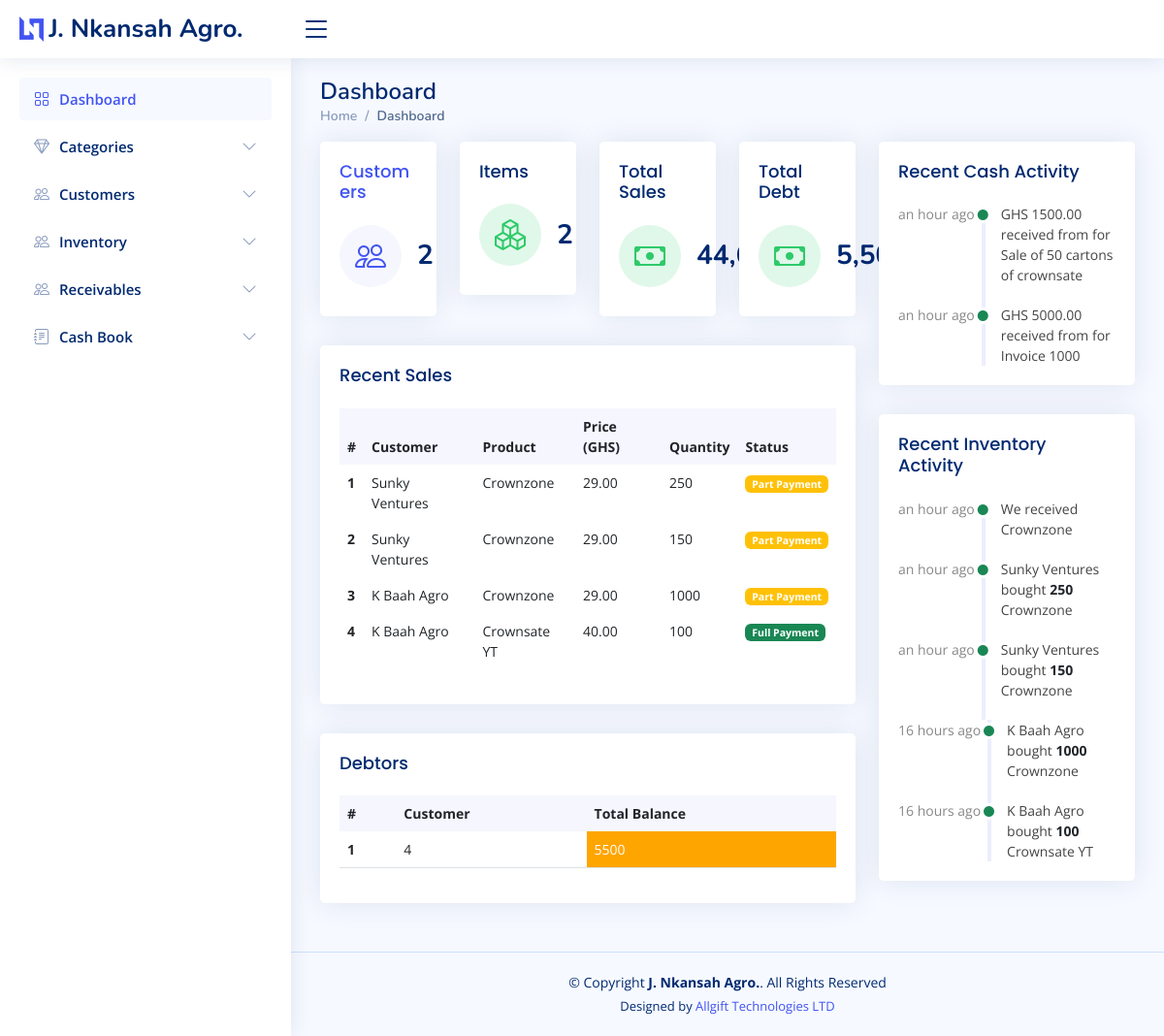
Screenshot of /inventory/ with the database file from the repository.
### inventory/models.py (models this page shows, shortened)
class StockHistory(models.Model):
    category = models.ForeignKey(Category, on_delete=models.CASCADE, blank=True)
    item_name = models.CharField(max_length=50, blank=True, null=True)
    image = models.ImageField(default='product.png', upload_to='category_pics')
    receipt_no = models.CharField(max_length=50, blank=True, null=True)
    item_description = models.TextField(blank=True, null=True)
    quantity = models.IntegerField(default='0', blank=True, null=True)
    returned_quantity = models.IntegerField(default='0', blank=True, null=True)
    returned_by = models.ForeignKey(Customers, on_delete=models.DO_NOTHING, blank=True, null=True)
    unit_returned_price = models.DecimalField(max_digits=10, decimal_places=2, blank=True, null=True)
    total_returned_price = models.DecimalField(max_digits=10, decimal_places=2, blank=True, null=True)
    sale_quantity = models.IntegerField(default='0', blank=True, null=True)
    delivery_quantity = models.IntegerField(default='0', blank=True, null=True)
    yet_to_deliver = models.IntegerField(default='0', blank=True, null=True)
    waybill_number = models.CharField(max_length=50, blank=True, null=True)
    sale_by = models.CharField(max_length=50, blank=True, null=True)
    sale_to = models.ForeignKey(Customers, on_delete=models.DO_NOTHING, blank=True, null=True, related_name='history_sale_to')
    unit_sale_price = models.DecimalField(max_digits=10, decimal_places=2, blank=True, null=True)
    total_sale_price = models.DecimalField(max_digits=10, decimal_places=2, blank=True, null=True)
    payment_status = models.CharField(max_length=50, choices=Invoice_Choice, blank=True, null=True)
    balance = models.DecimalField(max_digits=10, decimal_places=2, default=0)
    created_on = models.DateTimeField(auto_now_add=True)
    last_updated = models.DateTimeField(auto_now=True)

class Customers(models.Model):
    name = models.CharField(max_length=50, blank=True, null=True)
    location = models.CharField(max_length=50, blank=True, null=True)
    contact_no = models.CharField(max_length=50, blank=True, null=True)
    category = models.CharField(max_length=50, choices=MARKET_CATEGORY, blank=True, null=True)
    country = models.CharField(max_length=50, blank=True, null=True)
    def __str__(self):
        return self.name

class CashHistory(models.Model):
    category = models.CharField(max_length=50, blank=True, null=True, choices=CASH_CHOICE)
    recipient = models.CharField(max_length=50, blank=True, null=True)
    detail = models.TextField(max_length=50, blank=True, null=True)
    created_on = models.DateTimeField(auto_now_add=True)
    amount_in = models.DecimalField(max_digits=10, decimal_places=2, blank=True, null=True)
    amount_out = models.DecimalField(max_digits=10, decimal_places=2, blank=True, null=True)
    balance = models.DecimalField(max_digits=10, decimal_places=2, blank=True, null=True)
    issue_by = models.CharField(max_length=50, blank=True, null=True)
    last_updated = models.DateTimeField(auto_now=True, blank=True, null=True)

### inventory/views.py (the view)
# urls.py: path('', views.index_page, name='home'),
def index_page(request):
    customers_count = Customers.objects.all().count()
    items_count = Stock.objects.all().count()
    recent_cash_activities = CashHistory.objects.all().order_by("-last_updated")[:10]
    recent_activities = StockHistory.objects.all().order_by("-last_updated")[:10]
    receivables = StockHistory.objects.values('sale_to').annotate(dcount=Sum('balance')).filter(dcount__gt=0)
    total_debt = StockHistory.objects.aggregate(Sum('balance'))['balance__sum']
    total_sales = StockHistory.objects.aggregate(Sum('total_sale_price'))['total_sale_price__sum']
    recent_sales = StockHistory.objects.filter(sale_quantity__gt=0).order_by("-last_updated")
    context = {
        'customers_count': customers_count,
        'items_count': items_count,
        'receivables': receivables,
        'total_debt': total_debt,
        "recent_sales": recent_sales,
        'total_sales': total_sales,
        'recent_activities': recent_activities,
        'recent_cash_activities': recent_cash_activities
    }
    return render(request, 'inventory/home.html', context)

### templates/inventory/home.html (shortened to what this page needs)
{% extends 'inventory/base.html' %}
{% load humanize %}
{% block content %}
    <div class="pagetitle">
      <h1>Dashboard</h1>
      <nav>
        <ol class="breadcrumb">
          <li class="breadcrumb-item"><a href="{% url 'home' %}">Home</a></li>
          <li class="breadcrumb-item active">Dashboard</li>
        </ol>
      </nav>
    </div>
<section class="section dashboard">
      <div class="row">
        <div class="col-lg-8">
          <div class="row">
            <div class="col-xxl-3 col-md-3">
              <div class="card info-card sales-card">
                <div class="card-body">
                  <h5 class="card-title">{% if customers_count > 1%}
                    <a href="{% url 'customer_list' %}">Customers</a>
                    {% else %}
                      <a href="{% url 'customer_list' %}">Customer</a>
                    {% endif %}
                  </h5>
                  <div class="d-flex align-items-center">
                    <div class="card-icon rounded-circle d-flex align-items-center justify-content-center">
                      <i class="bi bi-people"></i>
                    </div>
                    <div class="ps-3">
                      <h6><small></small>{{customers_count}}</h6></div>
                  </div>
                </div>
              </div>
            </div>
            <div class="col-xxl-3 col-md-3">
              <div class="card info-card revenue-card">
                <div class="card-body">
                  <h5 class="card-title">Items</h5>
                  <div class="d-flex align-items-center">
                    <div class="card-icon rounded-circle d-flex align-items-center justify-content-center">
                      <i class="bi bi-boxes"></i>
                    </div>
                    <div class="ps-3">
                      <h6>{{items_count}}</h6>
                    </div>
                  </div>
                </div>
              </div>
            </div>
            <div class="col-xxl-3 col-md-3">
              <div class="card info-card revenue-card">
                <div class="card-body">
                  <h5 class="card-title">Total Sales</h5>
                  <div class="d-flex align-items-center">
                    <div class="card-icon rounded-circle d-flex align-items-center justify-content-center">
                      <i class="bi bi-cash"></i>
                    </div>
                    <div class="ps-3">
                      <h6>{{total_sales|intcomma}}</h6>
                    </div>
                  </div>
                </div>
              </div>
            </div>
                <div class="col-xxl-3 col-md-3">
              <div class="card info-card revenue-card">
                <div class="card-body">
                  <h5 class="card-title">Total Debt</h5>
                  <div class="d-flex align-items-center">
                    <div class="card-icon rounded-circle d-flex align-items-center justify-content-center">
                      <i class="bi bi-cash"></i>
                    </div>
                    <div class="ps-3">
                      <h6>{{total_debt|intcomma}}</h6>
                    </div>
                  </div>
                </div>
              </div>
            </div>
            <div class="col-12">
              <div class="card recent-sales overflow-auto">
                <div class="card-body">
                  <h5 class="card-title">Recent Sales</h5>
                  <table class="table table-borderless datatable table-hover">
                    <thead>
                      <tr>
                        <th scope="col">#</th>
                        <th scope="col">Customer</th>
                        <th scope="col">Product</th>
                        <th scope="col">Price (GHS)</th>
                        <th scope="col">Quantity</th>
                        <th scope="col">Status</th>
                      </tr>
                    </thead>
                    <tbody>
                    {% for item in recent_sales%}
                      <tr>
                        <th scope="row">{{forloop.counter}}</th>
                        <td>{{item.sale_to}}</td>
                        <td>{{item.item_name}}</td>
                        <td>{{item.unit_sale_price}}</td>
                        <td>{{item.sale_quantity}}</td>
                        <td>
                          {% if item.payment_status == 'Full Payment' %}
                            <span class="badge bg-success">{{item.payment_status}}</span>
                          {% else %}
                            <span class="badge bg-warning">{{item.payment_status}}</span>
                          {% endif %}
                        </td>
                      </tr>
                    {% endfor %}
                    </tbody>
                  </table>
                </div>
              </div>
            </div>
            <div class="col-12">
              <div class="card recent-sales overflow-auto">
                <div class="card-body">
                  <h5 class="card-title">Debtors</h5>
                  <table class="table table-border table-hover datatable">
                    <thead>
                      <tr>
                        <th scope="col">#</th>
                        <th scope="col">Customer</th>
                        <th scope="col">Total Balance</th>
                      </tr>
                    </thead>
                    <tbody>
                    {% for item in receivables%}
                      <tr>
                        <th scope="row">{{forloop.counter}}</th>
                        <td>{{item.sale_to}}</td>
                        <td style="background:orange; color:#fff;"><span>{{item.dcount}}</span></td>
                      </tr>
                    {% endfor %}
                    </tbody>
                  </table>
                </div>
              </div>
            </div>
          </div>
        </div>
        <div class="col-lg-4">
          <div class="card">
            <div class="card-body">
              <h5 class="card-title">Recent Cash Activity</h5>
              <div class="activity">
                {% for recent in  recent_cash_activities%}
                  {% if recent.amount_in > 0 %}
                    <div class="activity-item d-flex">
                      <div class="activite-label">{{recent.last_updated|naturaltime}}</div>
                      <i class='bi bi-circle-fill activity-badge text-success align-self-start'></i>
                      <div class="activity-content">
                        GHS {{recent.amount_in}} received from for {{recent.detail}}
                      </div>
                    </div>
                  {% endif %}
                {% endfor %}
              </div>
            </div>
          </div>
          <div class="card">
            <div class="card-body">
              <h5 class="card-title">Recent Inventory Activity</h5>
              <div class="activity">
                {% for recent in  recent_activities%}
                  {% if recent.sale_quantity > 0 %}
                    <div class="activity-item d-flex">
                      <div class="activite-label">{{recent.last_updated|naturaltime}}</div>
                      <i class='bi bi-circle-fill activity-badge text-success align-self-start'></i>
                      <div class="activity-content">
                        {{recent.sale_to}} bought <a href="#" class="fw-bold text-dark">{{recent.sale_quantity}}</a> {{recent.item_name}}
                      </div>
                    </div>
                  {% else %}
                    <div class="activity-item d-flex">
                      <div class="activite-label">{{recent.last_updated|naturaltime}}</div>
                      <i class='bi bi-circle-fill activity-badge text-success align-self-start'></i>
                      <div class="activity-content">
                        We received <a href="#" class="fw-bold text-dark">{{recent.purchased_quantity}}</a> {{recent.item_name}}
                      </div>
                    </div>
                  {% endif %}
                {% endfor %}
              </div>
            </div>
          </div>
        </div>
      </div>
    </section>
{% endblock content %}

### static/inventory/assets/css/style.css (style rules this page uses)
:root { scroll-behavior: smooth; }
body { font-family: "Open Sans", sans-serif; background: #f6f9ff; color: #444444; }
a { color: #4154f1; text-decoration: none; }
h1, h2, h3, h4, h5, h6 { font-family: "Nunito", sans-serif; }
.pagetitle { margin-bottom: 10px; }
.pagetitle h1 { font-size: 24px; margin-bottom: 0; font-weight: 600; color: #012970; }
.card { margin-bottom: 30px; border: none; border-radius: 5px; box-shadow: 0px 0 30px rgba(1, 41, 112, 0.1); }
.card-title { padding: 20px 0 15px 0; font-size: 18px; font-weight: 500; color: #012970; font-family: "Poppins", sans-serif; }
.card-body { padding: 0 20px 20px 20px; }
.breadcrumb { font-size: 14px; font-family: "Nunito", sans-serif; color: #899bbd; font-weight: 600; }
.breadcrumb a { color: #899bbd; transition: 0.3s; }
.breadcrumb .breadcrumb-item::before { color: #899bbd; }
.breadcrumb .active { color: #51678f; font-weight: 600; }
.dashboard .info-card { padding-bottom: 10px; }
.dashboard .info-card h6 { font-size: 28px; color: #012970; font-weight: 700; margin: 0; padding: 0; }
.dashboard .card-icon { font-size: 32px; line-height: 0; width: 64px; height: 64px; flex-shrink: 0; flex-grow: 0; }
.dashboard .sales-card .card-icon { color: #4154f1; background: #f6f6fe; }
.dashboard .revenue-card .card-icon { color: #2eca6a; background: #e0f8e9; }
.dashboard .activity { font-size: 14px; }
.dashboard .activity .activity-item .activite-label { color: #888; position: relative; flex-shrink: 0; flex-grow: 0; min-width: 64px; }
.dashboard .activity .activity-item .activite-label::before { content: ""; position: absolute; right: -11px; width: 4px; top: 0; bottom: 0; background-color: #eceefe; }
.dashboard .activity .activity-item .activity-badge { margin-top: 3px; z-index: 1; font-size: 11px; line-height: 0; border-radius: 50%; flex-shrink: 0; border: 3px solid #fff; flex-grow: 0; }
.dashboard .activity .activity-item .activity-content { padding-left: 10px; padding-bottom: 20px; }
.dashboard .activity .activity-item:first-child .activite-label::before { top: 5px; }
.dashboard .activity .activity-item:last-child .activity-content { padding-bottom: 0; }
.dashboard .recent-sales { font-size: 14px; }
.dashboard .recent-sales .table thead { background: #f6f6fe; }
.dashboard .recent-sales .table thead th { border: 0; }

### rows the page displays
StockHistory: sale_to "Sunky Ventures", item_name "Crownzone", unit_sale_price "29.00", sale_quantity "250", payment_status "Part Payment", last_updated "an hour ago"
StockHistory: sale_to "Sunky Ventures", item_name "Crownzone", unit_sale_price "29.00", sale_quantity "150", payment_status "Part Payment", last_updated "an hour ago"
StockHistory: sale_to "K Baah Agro", item_name "Crownzone", unit_sale_price "29.00", sale_quantity "1000", payment_status "Part Payment", last_updated "16 hours ago"
StockHistory: sale_to "K Baah Agro", item_name "Crownsate YT", unit_sale_price "40.00", sale_quantity "100", payment_status "Full Payment", last_updated "16 hours ago"
CashHistory: last_updated "an hour ago", amount_in "1500.00", detail "Sale of 50 cartons of crownsate"
CashHistory: last_updated "an hour ago", amount_in "5000.00", detail "Invoice 1000"
StockHistory: last_updated "an hour ago", item_name "Crownzone"

### other values shown
{{ customers_count }} "2"
{{ items_count }} "2"
{{ total_debt|intcomma }} "5,500"
{{ item.sale_to }} "4"
{{ item.dcount }} "5500"
